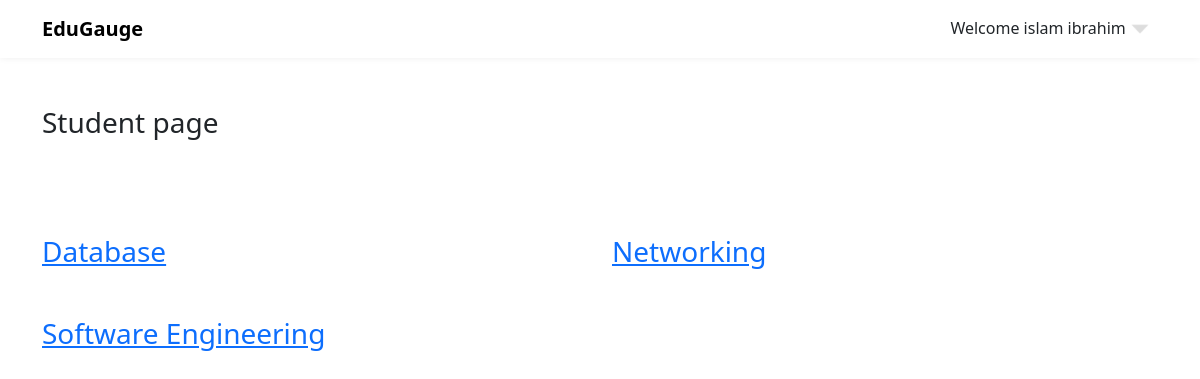
/student (signed in), run on an earlier commit of the app's database.
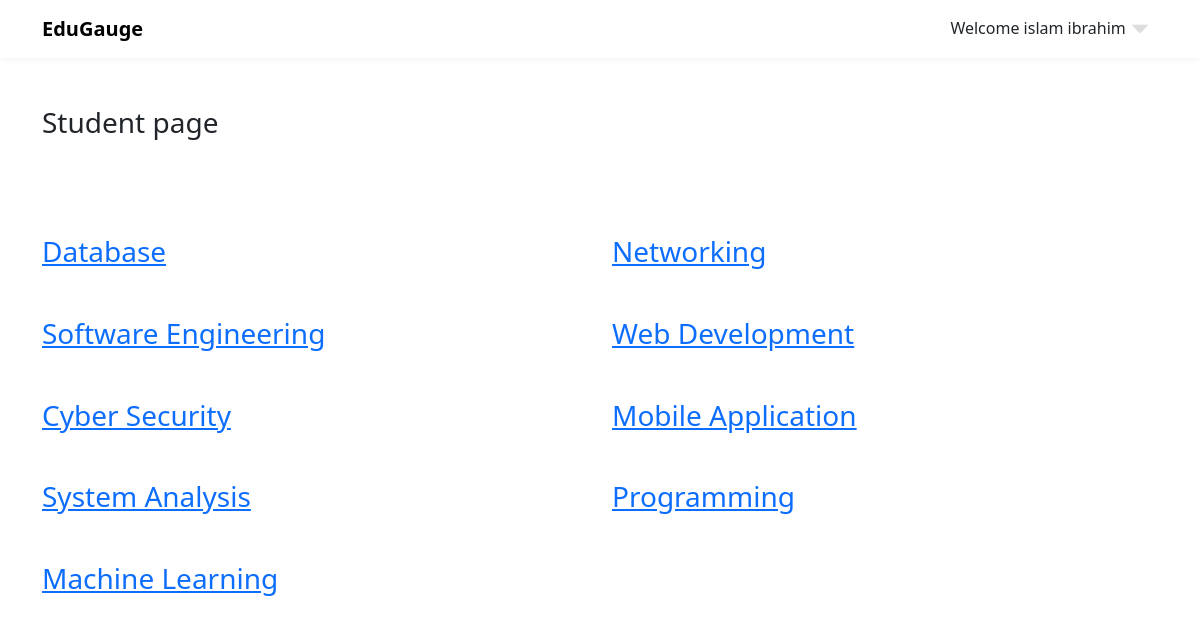
And on a later commit of the database.
### app.py (models this page shows)
class Course(db.Model):
    id = db.Column(db.Integer, primary_key=True, autoincrement=True)
    name = db.Column(db.String(255), unique=True, nullable=False)
    doctor_id = db.Column(db.Integer, db.ForeignKey('doctor.id'))
    questions = db.relationship('Questions', backref='courses', lazy=True)
    scores = db.relationship('Score', backref='courses', lazy=True)

### app.py (the view)
@myapp.route("/student", methods=['GET', 'POST'])
def studentIndex():
    if 'user_id' not in session:
        return redirect(url_for('studentLogin'))
    activeindex = "active"
    with myapp.app_context():
        courses = Course.query.all()
    return render_template('student/student.html', title="Home Page", activeIndex=activeindex, session=session,courses=courses )

### templates/student/student.html (shortened to what this page needs)
{% extends 'base.html' %}
{% block link %}
<link rel="stylesheet" href="{{ url_for('static' , filename='css/student.css') }}">
{% endblock %}
{% block body %}
<div class="container">
    <h3 class="mt-5 mb-5">Student page</h3>
    <div class="row pt-5">
        {% if courses %}
            {%for course in courses%}
                <div class="col-md-6">
                    <h3 class="mb-5"><a href="{{url_for('course_details', course_id=course.id)}}"> {{ course.name }} </a></h3>
                </div>
            {% endfor %}
        {% endif %}
    </div>
</div>
{% endblock %}

### templates/base.html (shortened to what this page needs)
<!DOCTYPE html>
<html lang="en">
<head>
    <head>
        <link rel="stylesheet" href="{{ url_for('static' , filename='css/layout.css') }}">
        <link href="https://cdn.jsdelivr.net/npm/bootstrap@5.3.2/dist/css/bootstrap.min.css" rel="stylesheet"
>
        <link rel="stylesheet" href="{{ url_for('static' , filename='css/all.min.css') }}">
        <link rel="stylesheet" href="{{ url_for('static' , filename='css/normalize.css') }}">
        {% block link %}
        {% endblock %}
    </head>
</head>
<body onload="startTimer()">
    <nav class="navbar navbar-expand-lg p-2 bg-white">
        <div class="container">
            <a class="navbar-brand" href="#"><strong>EduGauge</strong></a>
            <div class="collapse navbar-collapse" id="navbarSupportedContent">
                {%if 'user_name' in session %}
                    <div class="p-2 m-0 user">
                        Welcome {{ session['user_name'] }}
                        <img class="arrow-dowm"
>
                    </div>
                {% endif %}
            </div>
        </div>
    </nav>
    {% block body %}
    {% endblock %}
</body>
</html>

### static/css/layout.css (style rules this page uses)
* { box-sizing: border-box; }
:root { --white-color: #FFFFFF; --primary-color: #f44749; --secondary-color: #f3af24; --section-bg-color: #F9F9F9; --dark-color: #000000; --title-color: #565758; --news-title-color: #292828; --p-color: #717275; --border-color: #eaeaea; --body-font-family: 'Montserrat', sans-serif; }
body { background: var(--white-color); font-family: var(--body-font-family); position: relative; }
nav { box-shadow: 0 0 7px 0 #eee; }
.user { cursor: pointer; position: relative; }
.user .arrow-dowm { width: 20px !important; margin-bottom: 4px; }

What changed in the data, as far as the page shows it:
added Course: name "Web Development"
added Course: name "Cyber Security"
added Course: name "Mobile Application"
added Course: name "System Analysis"
added Course: name "Programming"
added Course: name "Machine Learning"
